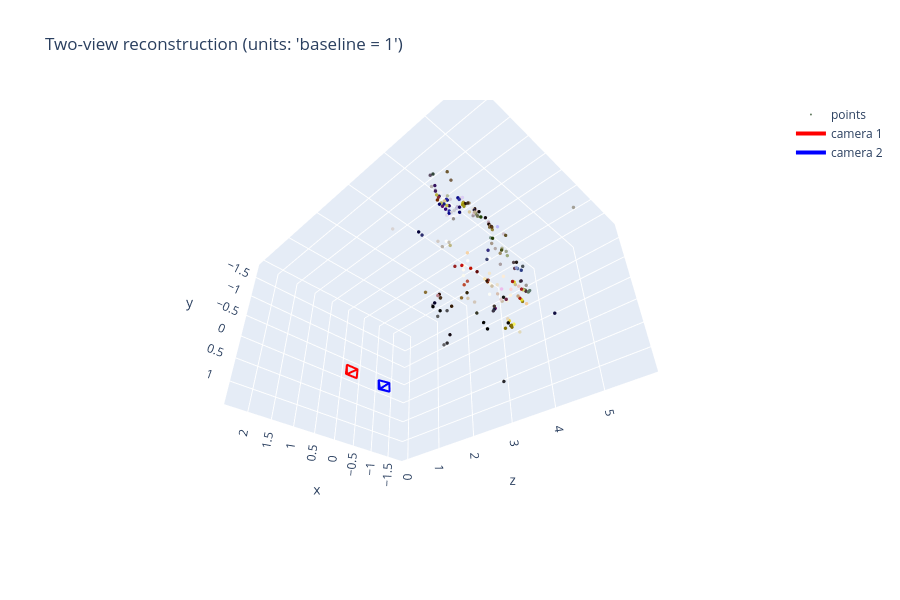

The notebook cell this image was saved under:
### Code cell
def camera_wireframe(R, t, scale=0.3, color="red", name="cam"):
    """Pyramid for a camera with x_c = R x_w + t (cam_from_world)."""
    C = -R.T @ t.ravel()
    w, h, f = 0.5, 0.375, 0.6
    corners = np.array([[-w, -h, f], [w, -h, f], [w, h, f], [-w, h, f]]) * scale
    corners_w = (R.T @ corners.T).T + C
    pts = [C, corners_w[0], C, corners_w[1], C, corners_w[2], C, corners_w[3],
           corners_w[0], corners_w[1], corners_w[2], corners_w[3], corners_w[0]]
    pts = np.array(pts)
    return go.Scatter3d(x=pts[:, 0], y=pts[:, 1], z=pts[:, 2], mode="lines",
                        line=dict(color=color, width=4), name=name)

keep = np.linalg.norm(X - np.median(X, 0), axis=1) < np.percentile(np.linalg.norm(X - np.median(X, 0), axis=1), 95)
fig = go.Figure([
    go.Scatter3d(x=X[keep, 0], y=X[keep, 1], z=X[keep, 2], mode="markers",
                 marker=dict(size=2, color=[f"rgb({r},{g},{b})" for r, g, b in cols[keep]]), name="points"),
    camera_wireframe(np.eye(3), np.zeros(3), color="red", name="camera 1"),
    camera_wireframe(R, t, color="blue", name="camera 2"),
])
fig.update_layout(scene=dict(aspectmode="data", camera=dict(up=dict(x=0, y=-1, z=0))),
                  height=600, title="Two-view reconstruction (units: 'baseline = 1')")
fig.show()

### Figure 1 — Plotly figure (JSON) as saved in the notebook; plotly's stock layout.template omitted (floating-point values rounded to 4 significant figures; data arrays with more than 128 entries replaced by an {"elided": "..."} marker saying what was removed)
{"data": [{"marker": {"color": {"elided": "203 str values"}, "size": 2}, "mode": "markers", "name": "points", "type": "scatter3d", "x": {"elided": "203 float values"}, "y": {"elided": "203 float values"}, "z": {"elided": "203 float values"}}, {"line": {"color": "red", "width": 4}, "mode": "lines", "name": "camera 1", "type": "scatter3d", "x": [0.0, -0.15, 0.0, 0.15, 0.0, 0.15, 0.0, -0.15, -0.15, 0.15, 0.15, -0.15, -0.15], "y": [0.0, -0.1125, 0.0, -0.1125, 0.0, 0.1125, 0.0, 0.1125, -0.1125, -0.1125, 0.1125, 0.1125, -0.1125], "z": [0.0, 0.18, 0.0, 0.18, 0.0, 0.18, 0.0, 0.18, 0.18, 0.18, 0.18, 0.18, 0.18]}, {"line": {"color": "blue", "width": 4}, "mode": "lines", "name": "camera 2", "type": "scatter3d", "x": [-0.9997, -1.114, -0.9997, -0.818, -0.9997, -0.8308, -0.9997, -1.127, -1.114, -0.818, -0.8308, -1.127, -1.114], "y": [0.002414, -0.1195, 0.002414, -0.102, 0.002414, 0.1226, 0.002414, 0.1051, -0.1195, -0.102, 0.1226, 0.1051, -0.1195], "z": [-0.02401, 0.175, -0.02401, 0.1297, -0.02401, 0.1328, -0.02401, 0.1781, 0.175, 0.1297, 0.1328, 0.1781, 0.175]}], "layout": {"height": 600, "scene": {"aspectmode": "data", "camera": {"up": {"x": 0, "y": -1, "z": 0}}}, "title": {"text": "Two-view reconstruction (units: 'baseline = 1')"}}}
